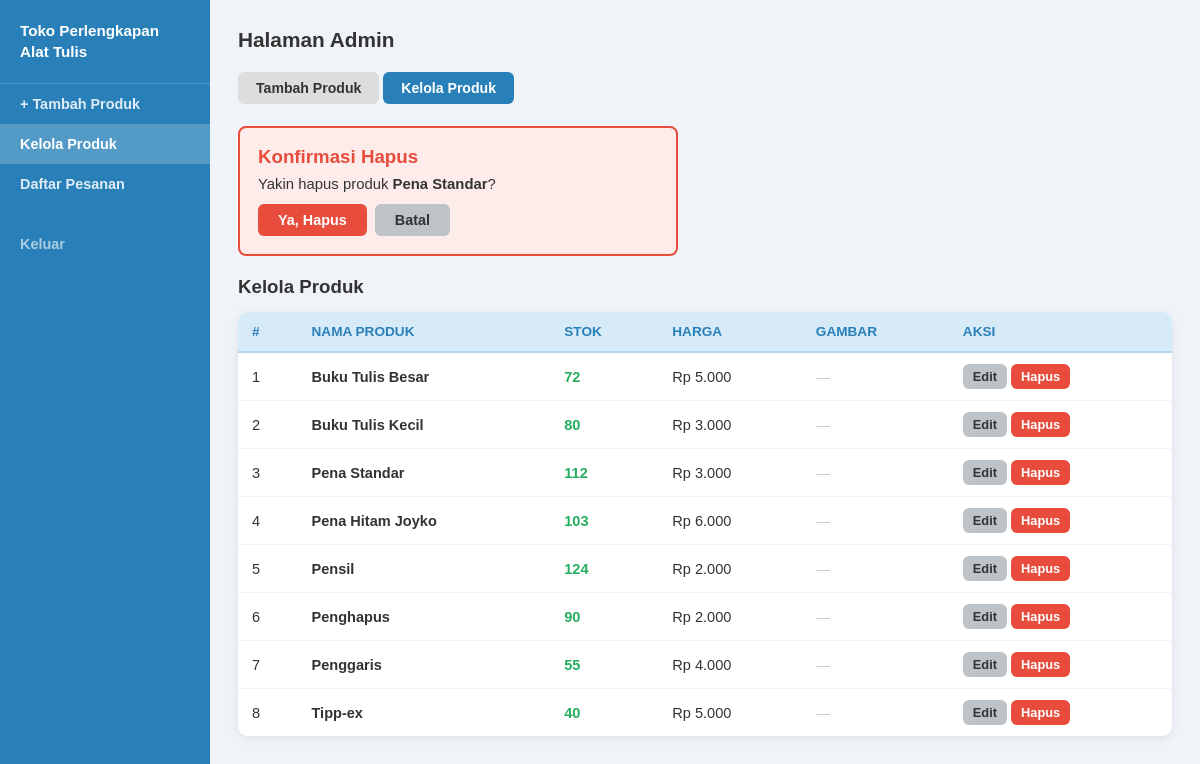
Screenshot of /admin/kelola.php?konfirm=3 (signed in) with the database file from the repository.
### tables this page shows
CREATE TABLE IF NOT EXISTS produk (
    id INT AUTO_INCREMENT PRIMARY KEY,
    nama_produk VARCHAR(150) NOT NULL,
    harga INT NOT NULL,
    stok INT DEFAULT 0,
    gambar VARCHAR(255) DEFAULT NULL
);

### admin/kelola.php (the view, shortened to what this page needs)
<?php
require_once '../koneksi.php';
$konfirm_id     = (int)($_GET['konfirm'] ?? 0);
$konfirm_produk = $konfirm_id ? $conn->query("SELECT * FROM produk WHERE id=$konfirm_id")->fetch_assoc() : null;
$semua          = $conn->query("SELECT * FROM produk ORDER BY id ASC")->fetch_all(MYSQLI_ASSOC);
?>
<!DOCTYPE html>
<html lang="id">
<head>
<link rel="stylesheet" href="../css/style.css">
</head>
<body>
<div class="layout-admin">
    <aside class="sidebar">
        <div class="brand">Toko Perlengkapan<br>Alat Tulis</div>
        <nav>
            <a href="index.php">+ Tambah Produk</a>
            <a href="kelola.php" class="aktif">Kelola Produk</a>
            <a href="pesanan.php">Daftar Pesanan</a>
            <a href="../user/logout.php" style="color:rgba(255,255,255,0.6);margin-top:20px;">Keluar</a>
        </nav>
    </aside>
    <main class="konten">
        <h1>Halaman Admin</h1>
        <div class="tab">
            <a href="index.php">Tambah Produk</a>
            <a href="kelola.php" class="aktif">Kelola Produk</a>
        </div>
        <?php if ($konfirm_produk): ?>
        <div class="kotak-konfirm">
            <h3 style="color:#e74c3c;margin-bottom:8px;">Konfirmasi Hapus</h3>
            <p>Yakin hapus produk <strong><?= htmlspecialchars($konfirm_produk['nama_produk']) ?></strong>?</p>
            <div style="display:flex;gap:8px;margin-top:10px;">
                <a href="kelola.php?hapus=<?= $konfirm_produk['id'] ?>&ok=1" class="btn btn-merah">Ya, Hapus</a>
                <a href="kelola.php" class="btn btn-abu">Batal</a>
            </div>
        </div>
        <?php endif; ?>
        <h3 style="margin-bottom:14px;">Kelola Produk</h3>
        <div class="tabel-wrap">
        <table>
            <thead>
                <tr><th>#</th><th>Nama Produk</th><th>Stok</th><th>Harga</th><th>Gambar</th><th>Aksi</th></tr>
            </thead>
            <tbody>
            <?php foreach ($semua as $i => $p): ?>
            <tr>
                <td><?= $i+1 ?></td>
                <td style="font-weight:bold;"><?= htmlspecialchars($p['nama_produk']) ?></td>
                <td style="color:<?= $p['stok']<10?'#e74c3c':'#27ae60' ?>;font-weight:bold;"><?= $p['stok'] ?></td>
                <td>Rp <?= number_format($p['harga'],0,',','.') ?></td>
                <td>
                    <?php if ($p['gambar'] && file_exists("../uploads/".$p['gambar'])): ?>
                    <img src="../uploads/<?= $p['gambar'] ?>" style="width:40px;height:40px;object-fit:cover;border-radius:5px;">
                    <?php else: ?><span style="color:#ccc;">—</span><?php endif; ?>
                </td>
                <td>
                    <a href="kelola.php?edit=<?= $p['id'] ?>" class="btn btn-abu" style="font-size:0.8rem;padding:5px 10px;">Edit</a>
                    <a href="kelola.php?konfirm=<?= $p['id'] ?>" class="btn btn-merah" style="font-size:0.8rem;padding:5px 10px;">Hapus</a>
                </td>
            </tr>
            <?php endforeach; ?>
            </tbody>
        </table>
        </div>
    </main>
</div>
</body>
</html>

### css/style.css (style rules this page uses)
* { margin: 0; padding: 0; box-sizing: border-box; }
body { font-family: Arial, sans-serif; background: #f0f4f8; color: #333; }
a { text-decoration: none; color: #2980b9; }
.btn { display: inline-block; padding: 8px 20px; border-radius: 6px; border: none; font-size: 0.9rem; font-weight: bold; cursor: pointer; font-family: Arial, sans-serif; }
.btn-merah { background: #e74c3c; color: #fff; }
.btn-abu { background: #bdc3c7; color: #333; }
.tabel-wrap { overflow-x: auto; border-radius: 10px; box-shadow: 0 2px 10px rgba(0,0,0,0.08); }
table { width: 100%; border-collapse: collapse; background: #fff; }
thead tr { background: #d6eaf8; }
th { padding: 12px 14px; text-align: left; font-size: 0.85rem; color: #2980b9; text-transform: uppercase; border-bottom: 2px solid #aed6f1; }
td { padding: 11px 14px; border-bottom: 1px solid #f0f4f8; font-size: 0.91rem; vertical-align: middle; }
tbody tr:last-child td { border-bottom: none; }
.layout-admin { display: flex; min-height: 100vh; }
.sidebar { width: 210px; background: #2980b9; flex-shrink: 0; display: flex; flex-direction: column; }
.sidebar .brand { color: #fff; font-weight: bold; font-size: 0.95rem; padding: 20px; border-bottom: 1px solid rgba(255,255,255,0.2); line-height: 1.4; }
.sidebar nav a { display: block; padding: 12px 20px; color: rgba(255,255,255,0.85); font-size: 0.9rem; font-weight: bold; text-decoration: none; }
.sidebar nav a:hover, .sidebar nav a.aktif { background: rgba(255,255,255,0.2); color: #fff; }
.konten { flex: 1; padding: 28px; background: #f0f4f8; }
.konten h1 { font-size: 1.3rem; margin-bottom: 20px; }
.kotak-konfirm { background: #fdecea; border: 2px solid #e74c3c; border-radius: 8px; padding: 18px; margin-bottom: 20px; max-width: 440px; }
.kotak-konfirm p { margin-bottom: 12px; font-size: 0.93rem; }
.tab { display: flex; gap: 4px; margin-bottom: 22px; }
.tab a { padding: 8px 18px; border-radius: 6px; font-weight: bold; font-size: 0.88rem; background: #ddd; color: #333; text-decoration: none; }
.tab a.aktif { background: #2980b9; color: #fff; }

### rows the page displays
produk: nama_produk "Pena Standar", stok "112", harga "3.000"
produk: nama_produk "Buku Tulis Besar", stok "72", harga "5.000"
produk: nama_produk "Buku Tulis Kecil", stok "80", harga "3.000"
produk: nama_produk "Pena Hitam Joyko", stok "103", harga "6.000"
produk: nama_produk "Pensil", stok "124", harga "2.000"
produk: nama_produk "Penghapus", stok "90", harga "2.000"
produk: nama_produk "Penggaris", stok "55", harga "4.000"
produk: nama_produk "Tipp-ex", stok "40", harga "5.000"
